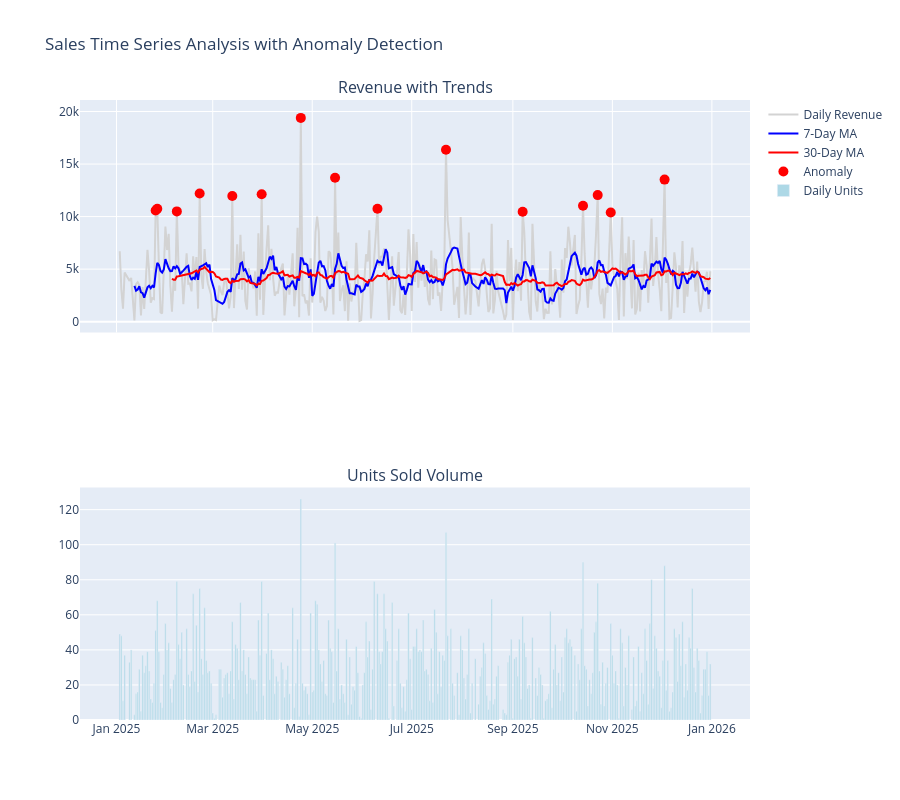

The code cell stored with this chart in its notebook:
### Code cell
# Daily revenue aggregation
daily_revenue = df.groupby('Date')['Revenue_USD'].sum().reset_index()
daily_revenue['MA7'] = daily_revenue['Revenue_USD'].rolling(window=7).mean()
daily_revenue['MA30'] = daily_revenue['Revenue_USD'].rolling(window=30).mean()

# Anomaly detection (outside 2 standard deviations)
mean_rev = daily_revenue['Revenue_USD'].mean()
std_rev = daily_revenue['Revenue_USD'].std()
daily_revenue['Anomaly'] = np.where(
    abs(daily_revenue['Revenue_USD'] - mean_rev) > 2*std_rev, 
    daily_revenue['Revenue_USD'], 
    np.nan
)

fig = make_subplots(rows=2, cols=1, shared_xaxes=True,
                    subplot_titles=('Revenue with Trends', 'Units Sold Volume'))

fig.add_trace(go.Scatter(x=daily_revenue['Date'], y=daily_revenue['Revenue_USD'],
                         mode='lines', name='Daily Revenue', line=dict(color='lightgrey')),
              row=1, col=1)
fig.add_trace(go.Scatter(x=daily_revenue['Date'], y=daily_revenue['MA7'],
                         mode='lines', name='7-Day MA', line=dict(color='blue', width=2)),
              row=1, col=1)
fig.add_trace(go.Scatter(x=daily_revenue['Date'], y=daily_revenue['MA30'],
                         mode='lines', name='30-Day MA', line=dict(color='red', width=2)),
              row=1, col=1)
fig.add_trace(go.Scatter(x=daily_revenue['Date'], y=daily_revenue['Anomaly'],
                         mode='markers', name='Anomaly', marker=dict(color='red', size=10)),
              row=1, col=1)

# Volume subplot
daily_units = df.groupby('Date')['Units_Sold'].sum().reset_index()
fig.add_trace(go.Bar(x=daily_units['Date'], y=daily_units['Units_Sold'],
                     name='Daily Units', marker_color='lightblue'),
              row=2, col=1)

fig.update_layout(height=800, title='Sales Time Series Analysis with Anomaly Detection',
                  hovermode='x unified')
fig.show()

### Figure 1 — Plotly figure (JSON) as saved in the notebook; plotly's stock layout.template omitted (floating-point values rounded to 4 significant figures; data arrays with more than 128 entries replaced by an {"elided": "..."} marker saying what was removed)
{"data": [{"line": {"color": "lightgrey"}, "mode": "lines", "name": "Daily Revenue", "type": "scatter", "x": {"elided": "342 str values"}, "xaxis": "x", "y": {"elided": "342 float values"}, "yaxis": "y"}, {"line": {"color": "blue", "width": 2}, "mode": "lines", "name": "7-Day MA", "type": "scatter", "x": {"elided": "342 str values"}, "xaxis": "x", "y": {"elided": "342 float values"}, "yaxis": "y"}, {"line": {"color": "red", "width": 2}, "mode": "lines", "name": "30-Day MA", "type": "scatter", "x": {"elided": "342 str values"}, "xaxis": "x", "y": {"elided": "342 float values"}, "yaxis": "y"}, {"marker": {"color": "red", "size": 10}, "mode": "markers", "name": "Anomaly", "type": "scatter", "x": {"elided": "342 str values"}, "xaxis": "x", "y": {"elided": "342 float values"}, "yaxis": "y"}, {"marker": {"color": "lightblue"}, "name": "Daily Units", "type": "bar", "x": {"elided": "342 str values"}, "xaxis": "x2", "y": {"elided": "342 int values"}, "yaxis": "y2"}], "layout": {"annotations": [{"font": {"size": 16}, "showarrow": false, "text": "Revenue with Trends", "x": 0.5, "xanchor": "center", "xref": "paper", "y": 1, "yanchor": "bottom", "yref": "paper"}, {"font": {"size": 16}, "showarrow": false, "text": "Units Sold Volume", "x": 0.5, "xanchor": "center", "xref": "paper", "y": 0.375, "yanchor": "bottom", "yref": "paper"}], "height": 800, "hovermode": "x unified", "title": {"text": "Sales Time Series Analysis with Anomaly Detection"}, "xaxis": {"anchor": "y", "domain": [0, 1], "matches": "x2", "showticklabels": false}, "xaxis2": {"anchor": "y2", "domain": [0, 1]}, "yaxis": {"anchor": "x", "domain": [0.625, 1]}, "yaxis2": {"anchor": "x2", "domain": [0, 0.375]}}}
